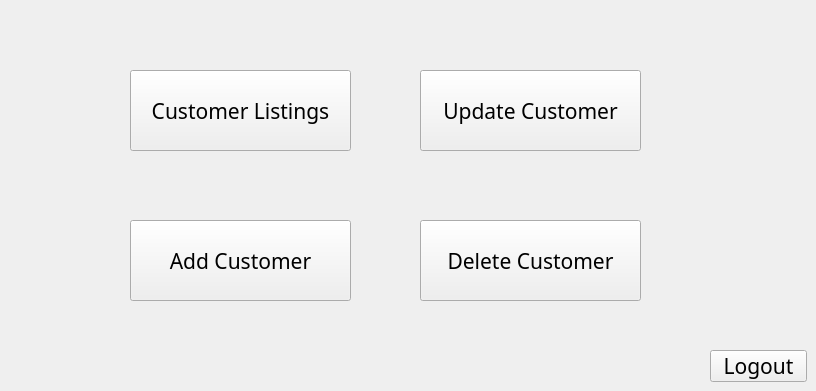
      <widget class="QWidget" name="Options">
       <widget class="QPushButton" name="customer_listings">
        <property name="geometry">
         <rect>
          <x>130</x>
          <y>70</y>
          <width>221</width>
          <height>81</height>
         </rect>
        </property>
        <property name="font">
         <font>
          <family>Heiti SC</family>
          <pointsize>16</pointsize>
         </font>
        </property>
        <property name="text">
         <string>Customer Listings</string>
        </property>
       </widget>
       <widget class="QPushButton" name="logout">
        <property name="geometry">
         <rect>
          <x>710</x>
          <y>350</y>
          <width>97</width>
          <height>32</height>
         </rect>
        </property>
        <property name="font">
         <font>
          <family>Heiti SC</family>
          <pointsize>16</pointsize>
         </font>
        </property>
        <property name="text">
         <string>Logout</string>
        </property>
       </widget>
       <widget class="QPushButton" name="add_customer">
        <property name="geometry">
         <rect>
          <x>130</x>
          <y>220</y>
          <width>221</width>
          <height>81</height>
         </rect>
        </property>
        <property name="font">
         <font>
          <family>Heiti SC</family>
          <pointsize>16</pointsize>
         </font>
        </property>
        <property name="text">
         <string>Add Customer</string>
        </property>
       </widget>
       <widget class="QPushButton" name="pushButton_5">
        <property name="geometry">
         <rect>
          <x>420</x>
          <y>220</y>
          <width>221</width>
          <height>81</height>
         </rect>
        </property>
        <property name="font">
         <font>
          <family>Heiti TC</family>
          <pointsize>16</pointsize>
         </font>
        </property>
        <property name="text">
         <string>Delete Customer</string>
        </property>
       </widget>
       <widget class="QPushButton" name="pushButton_7">
        <property name="geometry">
         <rect>
          <x>420</x>
          <y>70</y>
          <width>221</width>
          <height>81</height>
         </rect>
        </property>
        <property name="font">
         <font>
          <family>Heiti SC</family>
          <pointsize>16</pointsize>
         </font>
        </property>
        <property name="text">
         <string>Update Customer</string>
        </property>
       </widget>
      </widget>
